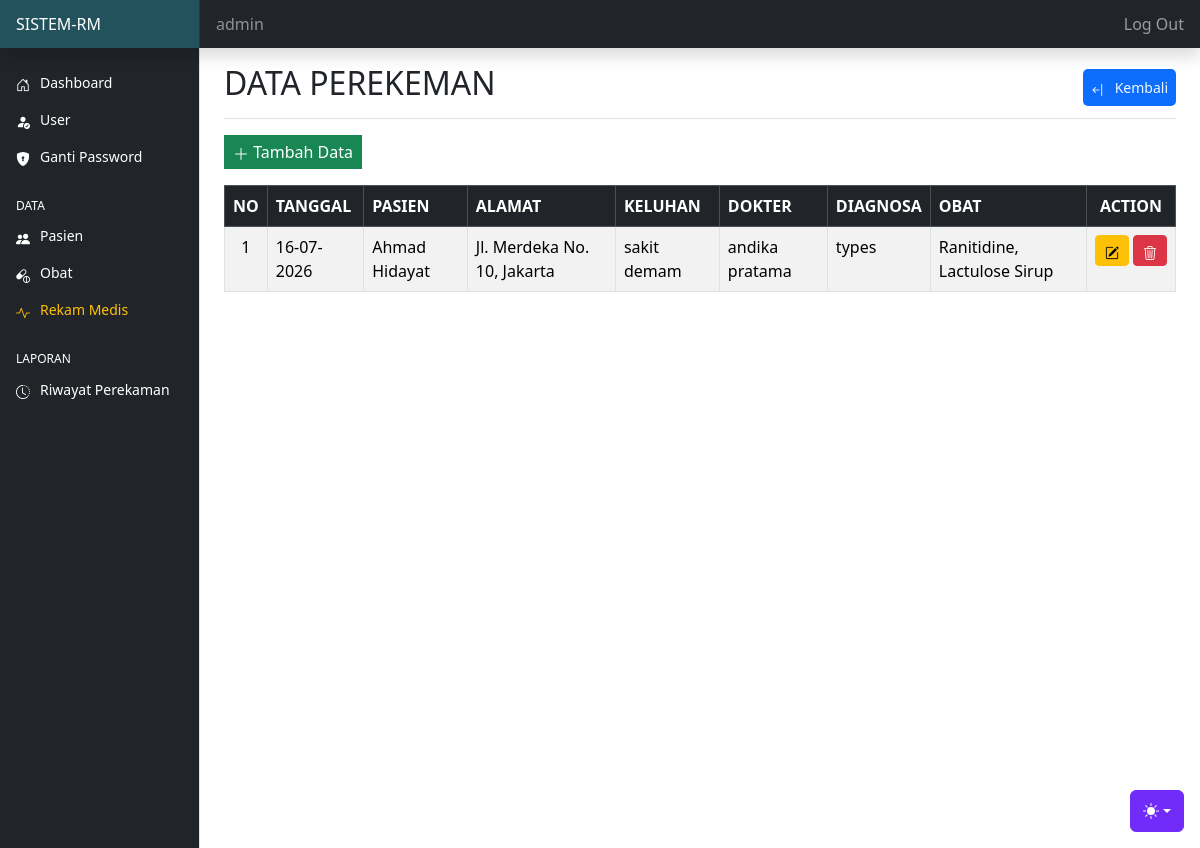
Page /rekamedis/index.php (signed in) on the committed database.
### tables this page shows
CREATE TABLE `tbl_rekamedis` (
  `no_rm` varchar(17) NOT NULL,
  `tgl_rm` date NOT NULL,
  `id_pasien` varchar(20) DEFAULT NULL,
  `keluhan` text NOT NULL,
  `id_dokter` int(11) NOT NULL,
  `diagnosa` text NOT NULL,
  `obat` text NOT NULL
);

CREATE TABLE `tbl_pasien` (
  `id` varchar(20) NOT NULL,
  `nama` varchar(250) NOT NULL,
  `nik` varchar(16) NOT NULL,
  `tgl_lahir` date NOT NULL,
  `gender` enum('p','w') NOT NULL,
  `telepon` varchar(15) NOT NULL,
  `alamat` varchar(255) NOT NULL
);

CREATE TABLE `tbl_user` (
  `userid` int(11) NOT NULL,
  `username` varchar(30) NOT NULL,
  `fullname` varchar(100) NOT NULL,
  `password` varchar(250) NOT NULL,
  `jabatan` enum('1','2','3') NOT NULL COMMENT '1=administrator,\r\n2=petugas, 3=dokter',
  `alamat` varchar(200) NOT NULL,
  `gambar` varchar(200) NOT NULL
);

### config.php (called while the page is built, shortened)
<?php
$main_url = "http://localhost/rm_datapasien/";
function in_date($tgl)
{
$dd = substr($tgl, 8, 2);
$mm = substr($tgl, 5, 2);
$yy = substr($tgl, 0, 4);
return $dd . "-" . $mm . "-" . $yy;
}
?>

### rekamedis/index.php (the view, shortened to what this page needs)
<?php
require "../config.php";
require  "../template/header.php";
require  "../template/navbar.php";
require  "../template/sidebar.php";
?>
<main class="col-md-9 ms-sm-auto col-lg-10 px-md-4 min-vh-100">
 <div class="d-flex justify-content-between flex-wrap flex-md-nowrap align-items-center pt-3 pb-2 border-bottom">
  <H2>DATA PEREKEMAN</H2>
  <br>
  <a href="<?php echo $main_url ?>tambah-data.php"
   style="display:inline-flex; align-items:center; gap:8px; padding: 8px 8px; background:#0d6efd; color:aliceblue; border-radius:5px; text-decoration:none; font-size:14px; font-weight:500; transition:all 0.2s;">
   <i class="bi bi-arrow-bar-left"></i>Kembali
  </a>
 </div>
 <div class="col-md-12">
  <div class="mb-3 mt-3">
   <a href="<?= $main_url ?>rekamedis/tambah-data.php" class="btn btn-success py-1 px-2 rounded-0"
    title="tambah data"><i class="bi bi-plus-lg"></i> Tambah Data</a>
  </div>
 </div>
 <div class="card-body col-md-12">
  <table class="table table-bordered table-striped table-hover" id="myTable">
   <thead class="table-dark">
    <tr>
     <th class="text-center">NO</th>
     <th>TANGGAL</th>
     <th>PASIEN</th>
     <th>ALAMAT</th>
     <th>KELUHAN</th>
     <th>DOKTER</th>
     <th>DIAGNOSA</th>
     <th>OBAT</th>
     <th class="text-center">ACTION</th>
    </tr>
   </thead>
   <tbody>
    <?php
    $no = 1;
    $sqlrm    = "SELECT *, tbl_pasien.alamat AS alamatpasien FROM tbl_rekamedis INNER JOIN tbl_pasien ON tbl_rekamedis.id_pasien = tbl_pasien.id INNER JOIN tbl_user ON tbl_rekamedis.id_dokter =
tbl_user.userid order by tgl_rm desc";
    $queryrm  = mysqli_query($koneksi, $sqlrm);
    while ($rm = mysqli_fetch_array($queryrm)) { ?>
     <tr>
      <td class="text-center"><?php echo $no++ ?></td>
      <td><?php echo in_date($rm['tgl_rm']) ?></td>
      <td><?php echo $rm['nama'] ?></td>
      <td><?php echo $rm['alamatpasien'] ?></td>
      <td><?php echo $rm['keluhan'] ?></td>
      <td><?php echo $rm['fullname'] ?></td>
      <td><?php echo $rm['diagnosa'] ?></td>
      <td><?php echo $rm['obat'] ?></td>
      <td class="text-center">
       <div class="d-flex justify-content-center gap-1">
        <a href="edit-data.php?id=<?php echo $rm['no_rm'] ?>" class="btn btn-warning btn-sm"
         title="Edit Data"><i class="bi bi-pencil-square"></i></a>
        <a href="proses-data.php?id=<?php echo $rm['no_rm'] ?>&aksi=hapus-data"
         class="btn btn-danger btn-sm" onclick="hapus(event, this)"><i
          class="bi bi-trash3"></i></a>
      </td>
     </tr>
    <?php } ?>
    <?php require "../template/footer.php"; ?>

### asset/dashboard/dashboard.css (style rules this page uses)
.bi { display: inline-block; width: 1rem; height: 1rem; }

### template/header.php (style rules this page uses)
.bi { vertical-align: -0.125em; fill: currentColor; }

### rows in the picture
tbl_rekamedis: tgl_rm "16-07-2026", id_pasien.nama "Ahmad Hidayat", id_pasien.alamat "Jl. Merdeka No. 10, Jakarta", keluhan "sakit demam", id_dokter.fullname "andika pratama", diagnosa "types", obat "Ranitidine, Lactulose Sirup"

### other values in the picture
$_SESSION['ssUserRM'] "admin"
